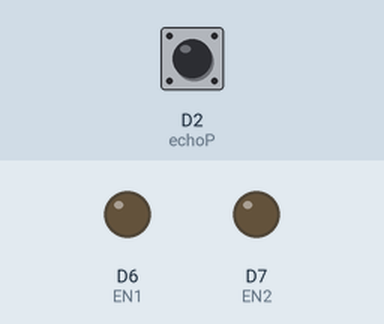
The sketch below on a simulated ESP8266 (NodeMCU). Shown: output pins drawn as LEDs (lit = HIGH). The test bench sets the inputs (shaded band); at power-on: D2 (echoP) LOW.

Above: at 1.2 s.
1.3 s: D2 (echoP) pulsed HIGH 2 times (0.12 s each, 0.3 s apart)
At 2.4 s:
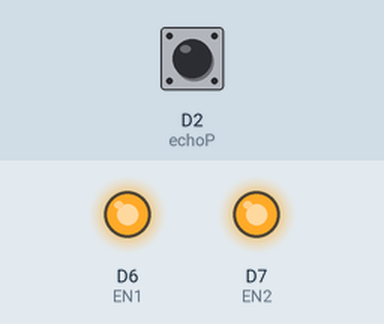
Timing chart, 0 to 4.3 s (numbered marks = the images above; inputs shaded):
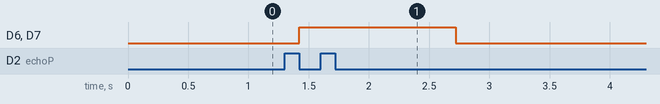

Measured:
- after the input at 1.3 s, D6 (EN1), D7 (EN2): LOW → HIGH after 0.12 s, → LOW 1.3 s later

The sketch:

bot_mcu.ino
```cpp
#include<ESP8266WiFi.h>
#define EN1 D6
#define EN2 D7
int x=0;
long duration=0;
const int trigP=D1;
const int echoP=D2;
int LS=0;
int RS=0;
void Setup()
{
  Serial.begin(11500);
  pinMode(EN1,OUTPUT);
  pinMode(EN2,OUTPUT);
  pinMode(trigP,OUTPUT);
  pinMode(echoP,INPUT);
}
void loop()
{
  digitalWrite(trigP,LOW);
  delayMicroseconds(2);
  digitalWrite(trigP,HIGH);
  delayMicroseconds(10);
  digitalWrite(trigP,LOW);
  duration=pulseIn(echoP,HIGH);
  x=duration*0.034/2;
  if(x>70)
  {
    LS=1000;
    RS=1000;
  }
  else
  {
    LS=1.49404141e+02*x-1.16743968e-02*x*x-3.40756256e-04*x*x*x;
    RS=3.36418399e+02*x+2.05632547e+00*x*x-2.47270951e-03*x*x*x;
  }
  LS=LS-(LS%100);
  RS=RS-(RS%100);
  analogWrite(EN1,LS);
  analogWrite(EN2,RS);

}
```
